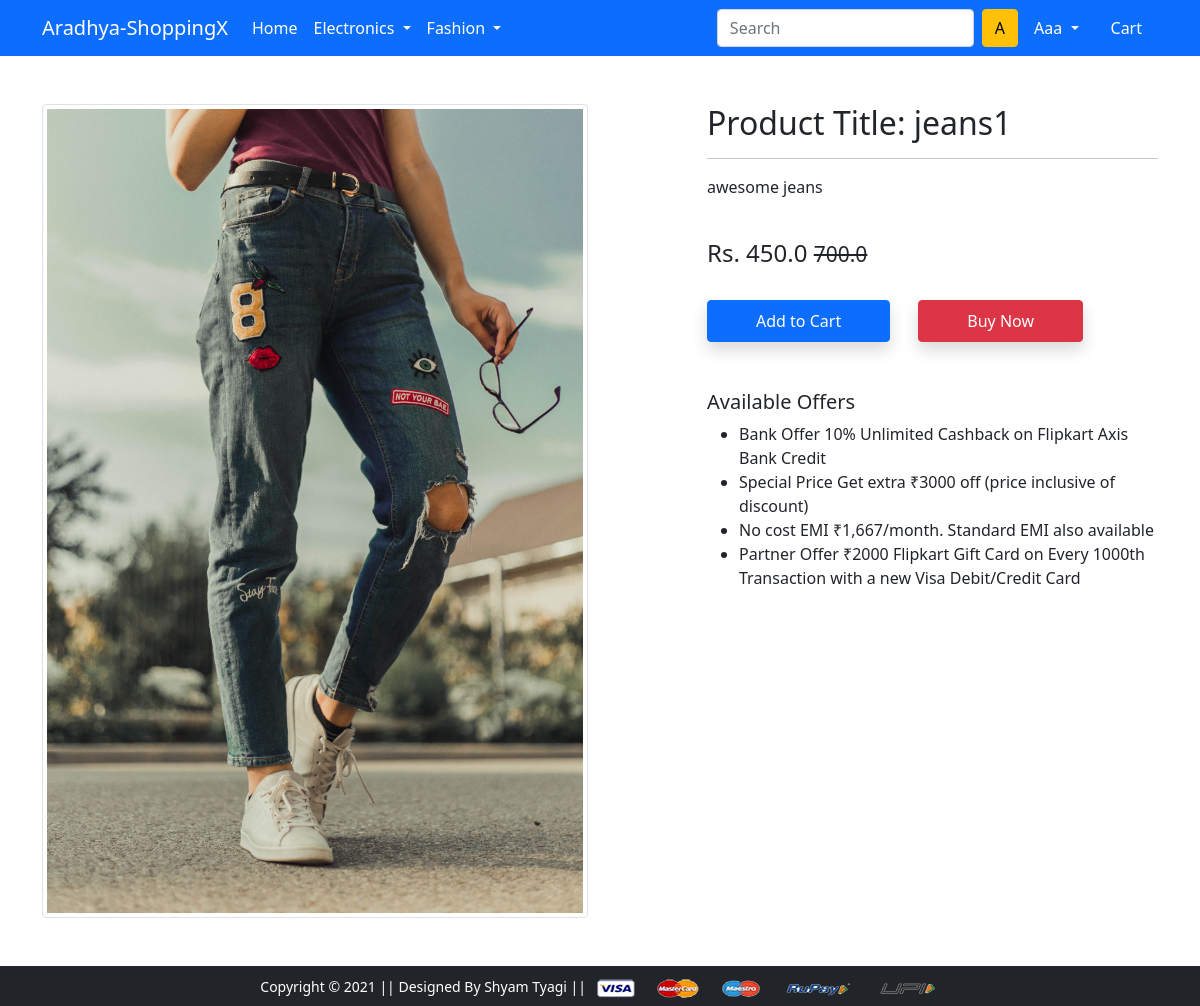
Page /product-detail/2 (signed in) on the committed database.
### app/models.py (models this page shows, shortened)
class Product(models.Model):
    title = models.CharField(max_length=100)
    selling_price = models.FloatField()
    discounted_price = models.FloatField()
    description = models.TextField()
    brand = models.CharField(max_length=100)
    category = models.CharField(choices=CATEGORY_CHOICES,max_length=2)
    product_image = models.ImageField(upload_to='productimg')

### app/views.py (the view)
# urls.py: path('product-detail/<int:pk>', views.ProductDetailView.as_view(), name='product-detail'),
class ProductDetailView(View):
 def get(self,request,pk):
  product = Product.objects.get(pk=pk)
  item_already_in_cart = False
  item_already_in_cart = Cart.objects.filter(Q(product=product.id) & Q(user=request.user)).exists()
  return render(request, 'app/productdetail.html',{'product':product,
                 'item_already_in_cart':item_already_in_cart})

### app/templates/app/productdetail.html (shortened to what this page needs)
{% extends 'app/base.html' %}
{% load static %}
{% block main-content %}
<div class="container my-5">
 <div class="row">
  <div class="col-sm-6 text-center align-self-center">
   <img src="{{product.product_image.url}}" alt="" class="img-fluid img-thumbnail">
  </div>
  <div class="col-sm-5 offset-sm-1">
   <h2>Product Title: {{product.title}}</h2>
   <hr>
   <p>{{product.description}}</p><br>
   <h4>Rs. {{product.discounted_price}} <small class="fw-light text-decoration-line-through">
                                           {{product.selling_price}}</small></h4> <br>
  {% if request.user.is_authenticated %}
  {% if item_already_in_cart %}
   <a href="{% url 'showcart' %}" class="btn btn-warning shadow px-5 py-2 ms-4">Go to Cart</a>
  {% else %}
   <form action="/add-to-cart" class="d-inline">
    <button type="submit" class="btn btn-primary shadow px-5 py-2">Add to Cart</button>
   </form>
  {% endif %}
  {% endif %}
   <a href="{% url 'checkout' %}" class="btn btn-danger shadow px-5 py-2 ms-4">Buy Now</a>
   <h5 class="mt-5">Available Offers</h5>
   <ul>
    <li>Bank Offer 10% Unlimited Cashback on Flipkart Axis Bank Credit</li>
    <li>Special Price Get extra ₹3000 off (price inclusive of discount)</li>
    <li>No cost EMI ₹1,667/month. Standard EMI also available</li>
    <li>Partner Offer ₹2000 Flipkart Gift Card on Every 1000th Transaction with a new Visa Debit/Credit Card</li>
   </ul>
  </div>
 </div>
</div>
{% endblock main-content %}

### app/templates/app/base.html (shortened to what this page needs)
<!doctype html>
{% load static %}
<html lang="en">
  <head>
    <link href="https://cdn.jsdelivr.net/npm/bootstrap@5.0.0-beta1/dist/css/bootstrap.min.css" rel="stylesheet">
    <link rel="stylesheet" href="{% static 'app/css/owl.carousel.min.css' %}">
    <link rel="stylesheet" href="{% static 'app/css/all.min.css' %}">
    <link rel="stylesheet" href="{% static 'app/css/style.css' %}">
  </head>
  <body>
    <nav class="navbar navbar-expand-lg navbar-dark bg-primary">
     <div class="container">
       <a class="navbar-brand" href="/">Aradhya-ShoppingX</a>
       <div class="collapse navbar-collapse" id="navbarSupportedContent">
         <ul class="navbar-nav me-auto mb-2 mb-lg-0">
           <li class="nav-item">
             <a class="nav-link active" aria-current="page" href="/">Home</a>
           </li>
           <li class="nav-item dropdown">
             <a class="nav-link dropdown-toggle text-white" href="#" id="electronicsDropdown" role="button" data-bs-toggle="dropdown" aria-expanded="false">
               Electronics
             </a>
           </li>
           <li class="nav-item dropdown">
             <a class="nav-link dropdown-toggle text-white" href="#" id="fashionDropdown" role="button" data-bs-toggle="dropdown" aria-expanded="false">
               Fashion
             </a>
           </li>
         </ul>
         <form class="d-flex">
           <input class="form-control me-2" type="search" placeholder="Search" aria-label="Search">
           <button class="btn btn-warning" type="submit">{{request.user.username|capfirst|first}}</button>
         </form>
         <div>
          <ul class="navbar-nav me-auto mb-2 mb-lg-0">
           {% if request.user.is_authenticated %}
           <li class="nav-item dropdown mx-2">
              <a class="nav-link dropdown-toggle text-white" href="#" id="profileDropdown" role="button" data-bs-toggle="dropdown" aria-expanded="false">
                  {{request.user.username|capfirst}}
              </a>
            </li>
            <li class="nav-item mx-2">
             <a href="{% url 'showcart' %}" class="nav-link text-white"> Cart </a>
            </li>
           {% endif %}
          </ul>
         </div>
       </div>
     </div>
    </nav>
    {% block main-content %} {% endblock main-content %}
    <footer class="container-fluid bg-dark text-center p-2 mt-5">
        <small class="text-white">Copyright &copy; 2021 || Designed By Shyam Tyagi || </small>
        <img src="{% static 'app/images/payment.png' %}" alt="" srcset="" class="img-fluid" height="2px">
    </footer>
  </body>
</html>

### rows in the picture
Product: product_image (picture), title "jeans1", description "awesome jeans", discounted_price "450.0", selling_price "700.0"

### other values in the picture
{{ request.user.username|capfirst|first }} "A"
{{ request.user.username|capfirst }} "Aaa"
